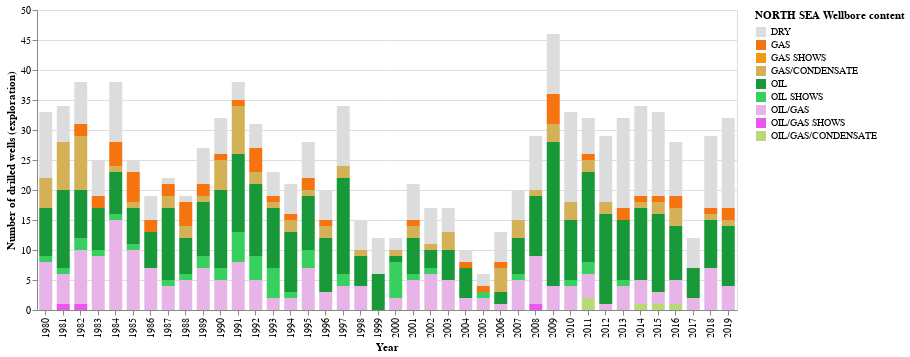

Write notebook code for a chart like this one.
### Code cell
chart_region('NORTH SEA')

### Figure 1 — Vega-Lite specification as saved in the notebook (floating-point values rounded to 4 significant figures; data arrays with more than 128 entries replaced by an {"elided": "..."} marker saying what was removed)
{"$schema": "https://vega.github.io/schema/vega-lite/v3.4.0.json", "config": {"mark": {"tooltip": null}, "view": {"height": 300, "width": 400}}, "data": {"name": "data-a64408a3a684cb042197956fab7da6b3"}, "datasets": {"data-a64408a3a684cb042197956fab7da6b3": {"elided": "1019 records"}}, "encoding": {"color": {"field": "wlbContent", "legend": {"title": "NORTH SEA Wellbore content"}, "scale": {"domain": ["DRY", "GAS", "GAS SHOWS", "GAS/CONDENSATE", "OIL", "OIL SHOWS", "OIL/GAS", "OIL/GAS SHOWS", "OIL/GAS/CONDENSATE"], "range": ["#DCDCDC", "#F5740F", "#F5970F", "#D4B057", "#189839", "#37D05E", "#E7B4E8", "#EB58EE", "#BBD878"]}, "type": "nominal"}, "x": {"axis": {"title": "Year"}, "field": "wlbEntryYear", "type": "nominal"}, "y": {"aggregate": "count", "axis": {"title": "Number of drilled wells (exploration)"}, "type": "quantitative"}}, "height": 300, "mark": {"size": 13, "type": "bar"}, "width": 700}
